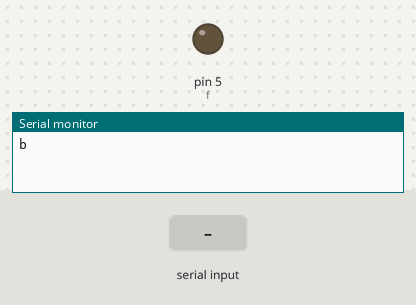
The sketch below on a simulated Arduino Uno, built with avr-gcc and run on an emulated ATmega328P. Shown: output pins drawn as LEDs (lit = HIGH), the last lines printed to the serial monitor. Inputs (shaded band) come from the test bench.

Above: at 1.2 s.
1.3 s: "1" received over Serial
At 2.0 s:
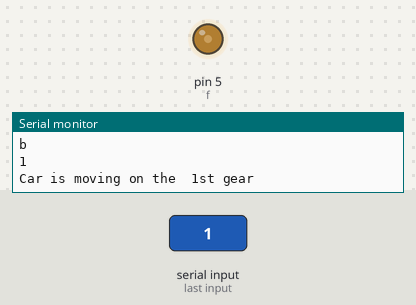
2.8 s: "2" received over Serial
At 3.2 s:
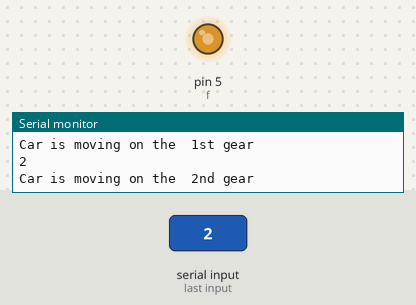
4.3 s: "3" received over Serial
At 5.5 s:
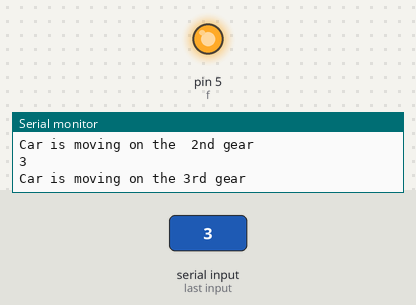
5.8 s: "6" received over Serial
At 6.7 s:
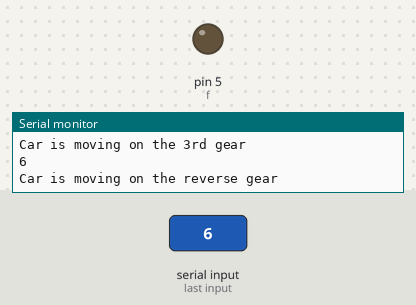
Timing chart, 0 to 8.8 s (numbered marks = the images above; inputs shaded):
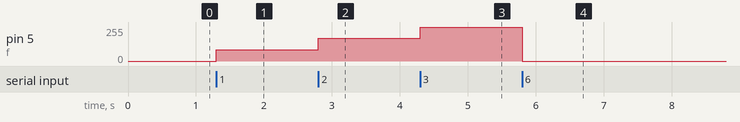

Measured:
- after the input at 1.3 s, pin 5 (f): 0/255 → 85/255 at once
- after the input at 2.8 s, pin 5 (f): 85/255 → 170/255 at once
- after the input at 4.3 s, pin 5 (f): 170/255 → 255/255 at once
- after the input at 5.8 s, pin 5 (f): 255/255 → 0/255 at once

The sketch:

Car_Code.ino
```cpp
// N.B. test with the postive and the negative terminals of the battery what are the pins in the car board that ..
// lead the car to move forwad ,backward ,left and right ;
// so you can connect them soon after to the microcontroller pins as shown below.

int r = 11; // this represents the right pin
int l = 3;  // this represents the left pin
int f = 5;  // this represents the forward pin
int b = 6;  // this represents the back pin

int flag=true;
int potvalue;

void setup()
{
  Serial.begin(9600);
  pinMode(r, INPUT);
  pinMode(l, INPUT);
  pinMode(f, INPUT);
  pinMode(b, INPUT);
}

void loop ()
{
  if (flag==true)
{
  Serial.println('b');
  flag=false;
}
  while( Serial.available() == 0);
 char data = Serial.read() ;
 Serial.println(data);
 if(data=='1')
 {movfoward1();}
  if(data=='2')
 {movfoward2();}
  if(data=='3')
 {movfoward3();}
  if(data=='4')
 {movright();}
  if(data=='5')
 {movleft();}
  if(data=='6')
 {movbackward();}

}

int movright()
{
digitalWrite(r,HIGH);
digitalWrite(l,LOW);
Serial.println("Car is moving right");
}

int movleft()
{
digitalWrite(l,HIGH);
digitalWrite(r,LOW);
Serial.println("Car is moving left");
}

int movfoward1()
{
potvalue = 341;
analogWrite(f, potvalue);
digitalWrite(b,LOW);
Serial.println("Car is moving on the  1st gear");
}

int movfoward2()
{
potvalue = 682;
analogWrite(f, potvalue);
digitalWrite(b,LOW);
Serial.println("Car is moving on the  2nd gear");
}

int movfoward3()
{
potvalue = 1023;
analogWrite(f, potvalue);
digitalWrite(b,LOW);
Serial.println("Car is moving on the 3rd gear");
}

int movbackward()
{
digitalWrite(b,HIGH);
digitalWrite(f,LOW);
Serial.println("Car is moving on the reverse gear");
}
```
